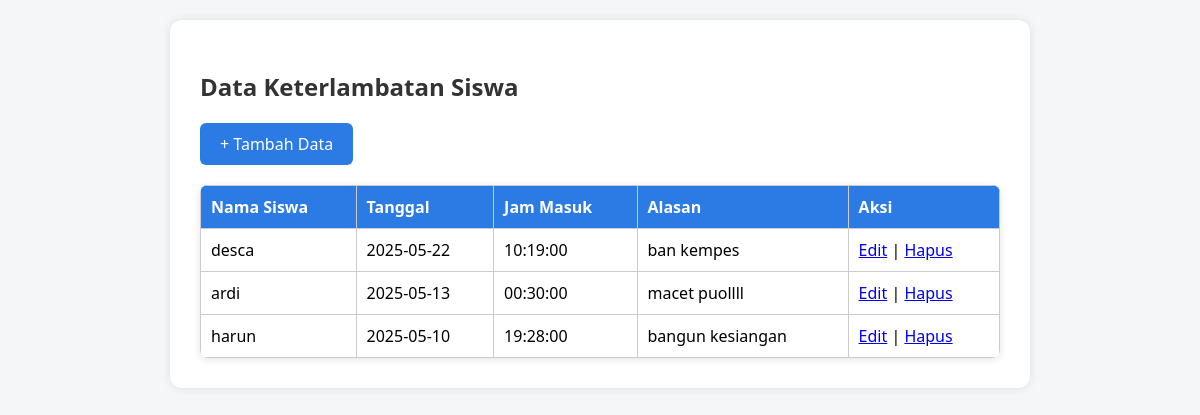
The page / on the database its author committed.
### tables this page shows
CREATE TABLE `keterlambatan` (
  `id` int(11) NOT NULL,
  `nama_siswa` varchar(100) DEFAULT NULL,
  `tanggal` date DEFAULT NULL,
  `jam_masuk` time DEFAULT NULL,
  `alasan` text DEFAULT NULL
);

### index.php (the view, shortened to what this page needs)
<?php include 'config.php'; ?>
<!DOCTYPE html>
<html lang="id">
<head>
  <link rel="stylesheet" href="style.css">
</head>
<body>
<div class="container">
  <h2>Data Keterlambatan Siswa</h2>
  <a href="tambah.php" class="button">+ Tambah Data</a>
  <table>
    <tr>
      <th>Nama Siswa</th>
      <th>Tanggal</th>
      <th>Jam Masuk</th>
      <th>Alasan</th>
      <th>Aksi</th>
    </tr>
    <?php
    $result = mysqli_query($conn, "SELECT * FROM keterlambatan ORDER BY tanggal DESC");
    while($row = mysqli_fetch_assoc($result)) {
      echo "<tr>
        <td>{$row['nama_siswa']}</td>
        <td>{$row['tanggal']}</td>
        <td>{$row['jam_masuk']}</td>
        <td>{$row['alasan']}</td>
        <td>
          <a href='edit.php?id={$row['id']}'>Edit</a> |
          <a href='hapus.php?id={$row['id']}' onclick=\"return confirm('Yakin ingin menghapus data ini?')\">Hapus</a>
        </td>
      </tr>";
    }
    ?>
  </table>
</div>
</body>
</html>

### style.css (style rules this page uses)
body { font-family: 'Segoe UI', sans-serif; background-color: #f4f6f8; margin: 0; padding: 20px; }
.container { width: 800px; margin: auto; background: white; padding: 30px; border-radius: 12px; box-shadow: 0 0 10px rgba(0,0,0,0.1); }
h2 { color: #333; margin-bottom: 20px; }
a.button { display: inline-block; padding: 10px 20px; background-color: #2c7be5; color: white; text-decoration: none; border-radius: 6px; margin-bottom: 20px; }
table { width: 100%; border-collapse: collapse; font-family: 'Segoe UI', Tahoma, Geneva, Verdana, sans-serif; font-size: 16px; box-shadow: 0 2px 8px rgba(0,0,0,0.1); border-radius: 8px; overflow: hidden; }
table th, table td { border: 1px solid #ccc; padding: 10px; text-align: left; }
table th { background-color: #2c7be5; color: white; }

### rows shown on the page
keterlambatan: nama_siswa "desca", tanggal "2025-05-22", jam_masuk "10:19:00", alasan "ban kempes"
keterlambatan: nama_siswa "ardi", tanggal "2025-05-13", jam_masuk "00:30:00", alasan "macet puollll"
keterlambatan: nama_siswa "harun", tanggal "2025-05-10", jam_masuk "19:28:00", alasan "bangun kesiangan"
